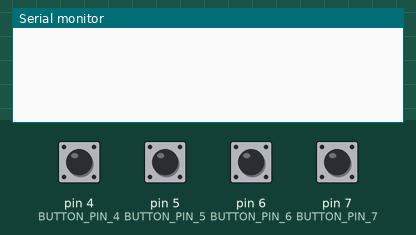
Simulated run of this sketch. Board: Arduino Uno, built with avr-gcc and run on an emulated ATmega328P. On the bench: the last lines printed to the serial monitor. The test bench sets the inputs (shaded band); at power-on: pin 4 (BUTTON_PIN_4), pin 5 (BUTTON_PIN_5), pin 6 (BUTTON_PIN_6), pin 7 (BUTTON_PIN_7) HIGH. Storage starts empty; the audio player accepts every command and is not drawn.

Above: at 1.2 s.
1.3 s: pin 4 (BUTTON_PIN_4) pulled LOW for 0.15 s
At 2.4 s:
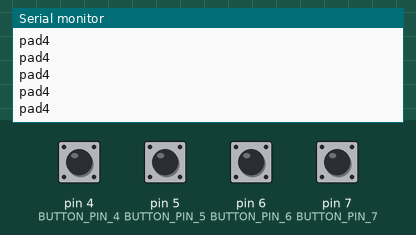
2.9 s: pin 5 (BUTTON_PIN_5) pulled LOW for 0.15 s
At 3.6 s:
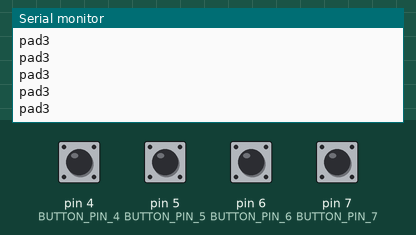
4.5 s: pin 6 (BUTTON_PIN_6) pulled LOW for 0.15 s
At 5.8 s:
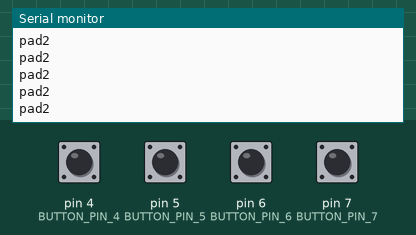
6.1 s: pin 7 (BUTTON_PIN_7) pulled LOW for 0.15 s
At 7.2 s:
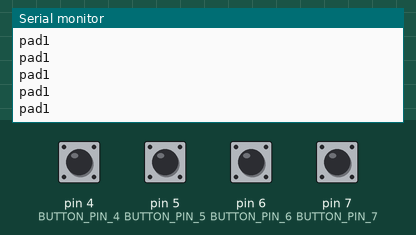
7.7 s: pin 4 (BUTTON_PIN_4) driven LOW
At 8.6 s:
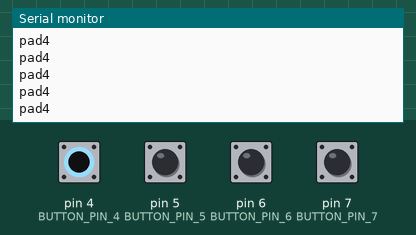
Timing chart, 0 to 10.7 s (numbered marks = the images above; inputs shaded):
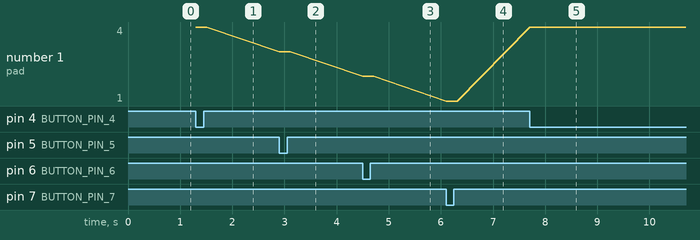

The sketch:

bateria_electronica.ino
```cpp
////////////////////////////////////////////////////////////
#include <SD.h>
#include <SPI.h>
#include <TMRpcm.h>
#define pinSD 10     //define el pin para seleccionar la tarjeta SD
TMRpcm tmrpcm;   //Se crea un objeto de la librería TMRpcm
const int BUTTON_PIN_7 = 7;
const int BUTTON_PIN_6 = 6;
const int BUTTON_PIN_5 = 5;
const int BUTTON_PIN_4 = 4;


void setup(){
  tmrpcm.speakerPin = 9; // define el pin en el que está conectado el parlante
  Serial.begin(9600);

  if (!SD.begin(pinSD)) {  // verifica la coneccion de la tarjeta sd:
    Serial.println("Fallo en la tarjeta SD");  //Aviso de que algo no anda bien
    return;   //No hacer nada si no se pudo leer la tarjeta
  }

    pinMode(BUTTON_PIN_7, INPUT_PULLUP);
    pinMode(BUTTON_PIN_6, INPUT_PULLUP);
    pinMode(BUTTON_PIN_5, INPUT_PULLUP);
    pinMode(BUTTON_PIN_4, INPUT_PULLUP);

}

void loop(){
     if ( digitalRead(BUTTON_PIN_7)  == false ){
           Serial.println("pad1");
           tmrpcm.play("hhat.wav");
          }

     if ( digitalRead(BUTTON_PIN_6)  == false ){
           Serial.println("pad2");
           tmrpcm.play("plati1.wav");
          }

     if ( digitalRead(BUTTON_PIN_5)  == false ){
          Serial.println("pad3");
          tmrpcm.play("plati2.wav");
          }

     if (digitalRead(BUTTON_PIN_4)  == false ){
          Serial.println("pad4");
          tmrpcm.play("bombo1.wav");
          }
  }
```

Measured:
- after the input at 1.3 s, the serial monitor: prints a new line at once (image 1)
- after the input at 2.9 s, the serial monitor: prints a new line at once (image 2)
- after the input at 4.5 s, the serial monitor: prints a new line at once (image 3)
- after the input at 6.1 s, the serial monitor: prints a new line at once (image 4)
- after the input at 7.7 s, the serial monitor: prints a new line at once (image 5)
- plotted number 1: 4 → 3 after the input at 2.9 s, 3 → 2 after the input at 4.5 s, 2 → 1 after the input at 6.1 s, 1 → 4 after the input at 7.7 s
